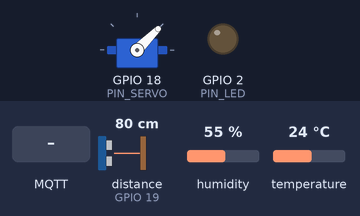
A sketch run on a simulated ESP32. On the bench: servo, output pins drawn as LEDs (lit = HIGH). Wiring (inferred from the names in the program): ultrasonic range finder: trigger GPIO 5; echo GPIO 19. The inputs (shaded band) are chosen by the test bench; at power-on: distance to the obstacle (sensor on GPIO 19) 80 cm, humidity 55 %, temperature 24 °C. The echo pulse lasts 58.3 µs per cm; WiFi joins after 1.5 s; servers stay silent unless stated; random numbers use the default seed unless the sketch sets one; no MQTT or app messages arrive unless stated; pins used as bus, display or sensor lines are not drawn; what the sketch prints to the serial monitor is not drawn.

Above: at 2.7 s.
2.8 s: MQTT message "petfeeder/cmd/feed" arrives on the first subscribed topic
At 3.05 s:
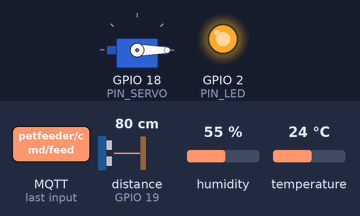
11.4 s: MQTT message "1" arrives on the first subscribed topic
At 12.1 s:
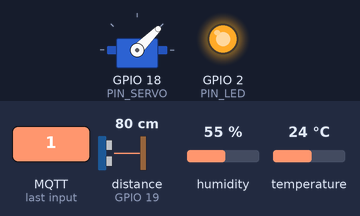
12.9 s: MQTT message "on" arrives on the first subscribed topic
At 15.0 s:
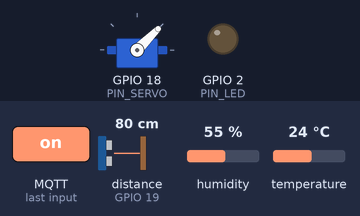
Timing chart, 0 to 15.4 s (numbered marks = the images above; inputs shaded):
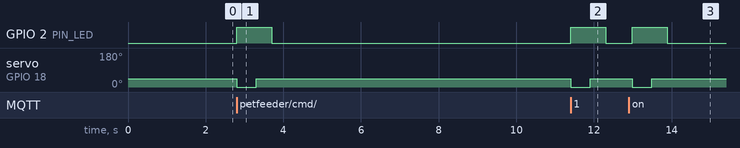

Measured:
- after the input at 2.8 s, GPIO 2 (PIN_LED): LOW → HIGH at once, → LOW 0.90 s later; servo on GPIO 18 (PIN_SERVO): 45° → 0° at once, → 45° 0.50 s later
- after the input at 11.4 s, GPIO 2 (PIN_LED): LOW → HIGH at once, → LOW 0.90 s later; servo on GPIO 18 (PIN_SERVO): 45° → 0° at once, → 45° 0.50 s later
- after the input at 12.9 s, GPIO 2 (PIN_LED): LOW → HIGH after 0.08 s, → LOW 0.90 s later; servo on GPIO 18 (PIN_SERVO): 45° → 0° after 0.08 s, → 45° 0.50 s later

The sketch:

sketch_sep24a.ino
```cpp
#include <WiFi.h>
#include <WiFiClientSecure.h>
#include <PubSubClient.h>
#include <ESP32Servo.h>
#include <DHT.h>

// --- 1. ตั้งค่าการเชื่อมต่อ Wi-Fi ---
const char* ssid = "Honey";
const char* password = "bb150020";

// --- 2. ตั้งค่าการเชื่อมต่อ HiveMQ Cloud ---
const char* mqtt_server = "340a042cf4e44973a1aac9b1a254d881.s1.eu.hivemq.cloud";
const int mqtt_port = 8883;
const char* mqtt_user = "Eiei";
const char* mqtt_pass = "12345678";

// --- 3. กำหนดขา Pin ของ ESP32 ---
const int PIN_SERVO = 18;
const int PIN_TRIG  = 5;
const int PIN_ECHO  = 19;
const int PIN_DHT   = 4;
const int PIN_LED   = 2;

// --- 4. ปรับระยะ Calibrate ตามขนาดจริงของกล่องปัจจุบัน ---
const float DIST_EMPTY = 19.3; // ระยะตอนอาหารหมดเกลี้ยง (0%)
const float DIST_FULL  = 13.0; // ระยะตอนอาหารเต็มตามระดับปัจจุบัน (100%)

WiFiClientSecure espClient;
PubSubClient client(espClient);
Servo feederServo;
DHT dht(PIN_DHT, DHT11);

// ฟังก์ชันสั่งปล่อยอาหารด้วย Servo
void dispenseFood() {
  Serial.println("Action: Dispensing Food...");
  digitalWrite(PIN_LED, HIGH);

  feederServo.write(0);        // หมุนเปิดช่องปล่อยอาหาร
  delay(500);                  // รอให้อาหารไหล 0.6 วินาที
  feederServo.write(45);       // หมุนกลับมาปิดล็อกที่ 45 องศา
  delay(400);                  // หน่วงเวลาให้เข้าล็อก

  digitalWrite(PIN_LED, LOW);

  // แจ้งสถานะสำเร็จกลับไปยัง Dashboard
  client.publish("petfeeder/status/event", "{\"status\": \"fed_success\"}");
}

// ฟังก์ชันรับ Callback คำสั่งจาก MQTT
void callback(char* topic, byte* payload, unsigned int length) {
  String message = "";
  for (int i = 0; i < length; i++) {
    message += (char)payload[i];
  }
  Serial.print("Incoming Topic: ");
  Serial.println(topic);
  Serial.println("Payload: " + message);

  if (String(topic) == "petfeeder/cmd/feed") {
    dispenseFood();
  }
}

// ฟังก์ชันยิงสัญญาณ Ultrasonic วัดระยะทาง 1 ครั้ง (หน่วย: ซม.)
float readSingleDistance() {
  digitalWrite(PIN_TRIG, LOW);
  delayMicroseconds(2);
  digitalWrite(PIN_TRIG, HIGH);
  delayMicroseconds(10);
  digitalWrite(PIN_TRIG, LOW);

  long duration = pulseIn(PIN_ECHO, HIGH, 30000); // timeout 30ms
  if (duration == 0) return -1.0;

  return (duration * 0.0343) / 2.0;
}

// สลับค่าตัวแปรสำหรับเรียงลำดับ
void swap(float &a, float &b) {
  float temp = a;
  a = b;
  b = temp;
}

// ฟังก์ชันคำนวณ % อาหารคงเหลือด้วย Median Filter 7 ค่า
float getRemainingPercent() {
  const int READ_COUNT = 7;
  float readings[READ_COUNT];
  int validCount = 0;

  for (int i = 0; i < READ_COUNT; i++) {
    float d = readSingleDistance();
    if (d >= 4.0 && d <= 30.0) {
      readings[validCount] = d;
      validCount++;
    }
    delay(30);
  }

  if (validCount == 0) return 0.0;

  // เรียงลำดับค่าน้อยไปมาก
  for (int i = 0; i < validCount - 1; i++) {
    for (int j = 0; j < validCount - i - 1; j++) {
      if (readings[j] > readings[j + 1]) {
        swap(readings[j], readings[j + 1]);
      }
    }
  }

  // เลือกค่ามัธยฐานตำแหน่งตรงกลางเพื่อตัดค่าสวิง
  float medianDist = readings[validCount / 2];

  Serial.print("Filtered Median Distance: ");
  Serial.print(medianDist);
  Serial.println(" cm");

  // แปลงค่าระยะทางเป็นร้อยละ 0 - 100%
  float percent = ((DIST_EMPTY - medianDist) / (DIST_EMPTY - DIST_FULL)) * 100.0;

  if (percent <= 2.0) percent = 0.0;
  if (percent > 100.0) percent = 100.0;

  return percent;
}

// ฟังก์ชันเชื่อมต่อ HiveMQ Cloud
void reconnect() {
  while (!client.connected()) {
    Serial.print("Connecting to HiveMQ Cloud...");
    String clientId = "ESP32_PetFeeder_" + String(random(0xffff), HEX);
    if (client.connect(clientId.c_str(), mqtt_user, mqtt_pass)) {
      Serial.println("Connected!");
      client.subscribe("petfeeder/cmd/feed");
    } else {
      Serial.print("Failed, rc=");
      Serial.print(client.state());
      Serial.println(" Trying again in 3 seconds...");
      delay(3000);
    }
  }
}

void setup() {
  Serial.begin(115200);

  pinMode(PIN_TRIG, OUTPUT);
  pinMode(PIN_ECHO, INPUT);
  pinMode(PIN_LED, OUTPUT);

  dht.begin();
  feederServo.attach(PIN_SERVO);
  feederServo.write(45); // ตั้งตำแหน่งปิดเริ่มต้นที่ 45 องศา

  // เชื่อมต่อ Wi-Fi
  Serial.print("Connecting to WiFi: ");
  Serial.println(ssid);
  WiFi.begin(ssid, password);
  while (WiFi.status() != WL_CONNECTED) {
    delay(500);
    Serial.print(".");
  }
  Serial.println("\nWiFi connected! IP: " + WiFi.localIP().toString());

  // ตั้งค่าความปลอดภัย SSL สำหรับ HiveMQ
  espClient.setInsecure();
  client.setServer(mqtt_server, mqtt_port);
  client.setCallback(callback);
}

unsigned long lastTime = 0;
void loop() {
  if (!client.connected()) {
    reconnect();
  }
  client.loop();

  // ส่งข้อมูล Telemetry อัปเดตขึ้น Dashboard ทุก 3 วินาที
  if (millis() - lastTime > 3000) {
    lastTime = millis();

    float pct = getRemainingPercent();
    float temp = dht.readTemperature();
    float hum = dht.readHumidity();

    if (isnan(temp)) temp = 0.0;
    if (isnan(hum)) hum = 0.0;

    char msg[128];
    snprintf(msg, sizeof(msg), "{\"food_pct\": %.1f, \"temp\": %.1f, \"hum\": %.1f}", pct, temp, hum);
    client.publish("petfeeder/telemetry/data", msg);
    Serial.print("Telemetry Sent: ");
    Serial.println(msg);
  }
}
```
